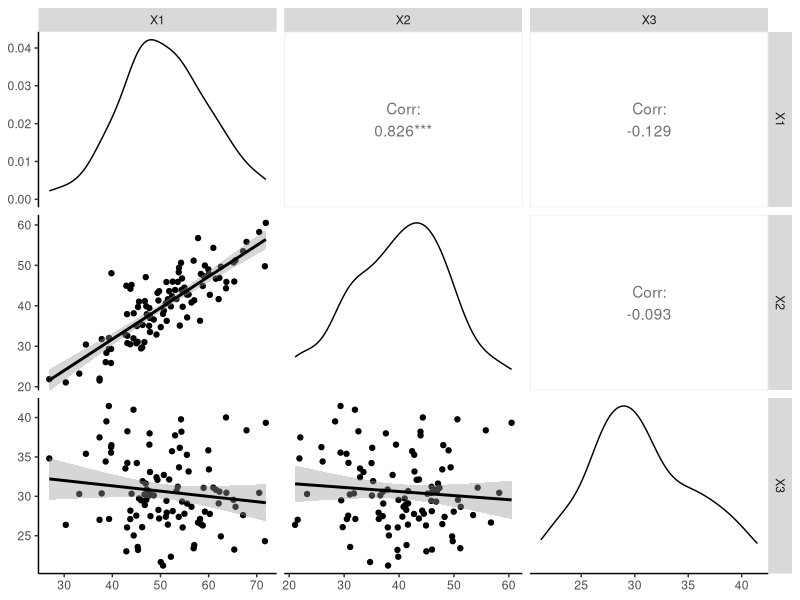
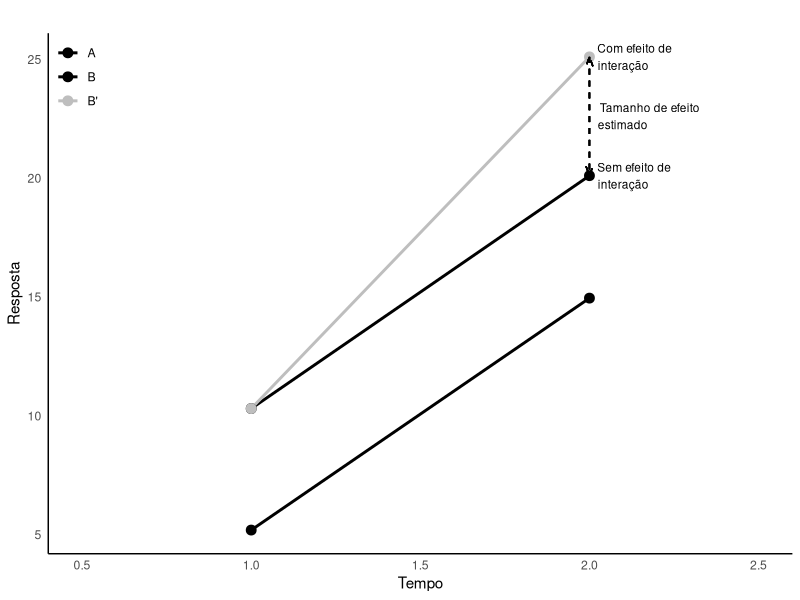

Recreate these plots in R, in order.
## ---- chunk 1
# Set the seed for reproducibility
set.seed(123)

# Generate an independent variable
X1 <- rnorm(100, mean = 50, sd = 10)

# Generate a second variable that is highly correlated with X1
X2 <- 0.8 * X1 + rnorm(100, mean = 0, sd = 5)

# Generate a third variable that is not correlated with X1 or X2
X3 <- rnorm(100, mean = 30, sd = 5)

# Combine the variables into a data frame
data <- data.frame(X1, X2, X3)

# Create the customized grid plot
GGally::ggpairs(
  data, 
  lower = list(continuous = GGally::wrap("smooth", method = "lm")),
  diag = list(continuous = "densityDiag"),
  upper = list(continuous = "cor")
) +
  ggplot2::theme(
    panel.background = ggplot2::element_blank(),
    panel.grid.major = ggplot2::element_blank(),
    panel.grid.minor = ggplot2::element_blank(),
    axis.line = ggplot2::element_line(color = "black")
  )
## ---- chunk 2

# Simulate data
set.seed(123)  # For reproducibility
n <- 5  # Number of observations

# Create a data frame with two time points and different offsets
data <- data.frame(
  group = rep(c("A", "B", "B'"), each = n*2),
  time = rep(c(1, 2), each = n),
  response = c(
    5 + rnorm(n, mean = 0, sd = 1),   # Group A at time 1
    15 + rnorm(n, mean = 0, sd = 1),  # Group A at time 2
    10 + rnorm(n, mean = 0, sd = 1),  # Group B' at time 1
    20 + rnorm(n, mean = 0, sd = 1),  # Group B' at time 2
    rnorm(n, mean = 0, sd = 1),  # Group B at time 1
    rnorm(n, mean = 0, sd = 1)   # Group B at time 2
  )
)

# add offset to group B at 2
data$response[data$group == "B'" & data$time == 1] <- data$response[data$group == "B" & data$time == 1]
data$response[data$group == "B'" & data$time == 2] <- data$response[data$group == "B" & data$time == 2] + 5

# Calculate means for plotting
means <- aggregate(response ~ group + time, data, mean)

# Create the plot
ggplot2::ggplot(means, ggplot2::aes(x = time, y = response, color = group, group = group)) +
  ggplot2::geom_line(size = 1) +               # Draw lines for means
  ggplot2::geom_point(size = 3) +              # Add points for means
  ggplot2::scale_x_continuous(breaks = c(1, 2), labels = c("Antes", "Depois")) +
  ggplot2::labs(title = "",
       x = "Tempo",
       y = "Resposta") +
  ggplot2::theme_minimal() +
  ggplot2::scale_color_manual(values = c("black", "black", "gray")) +  # Custom colors
  ggplot2::theme(legend.title = ggplot2::element_blank()) + 
  # minumum theme
  ggplot2::theme(
    panel.grid.major = ggplot2::element_blank(),
    panel.grid.minor = ggplot2::element_blank(),
    panel.background = ggplot2::element_blank(),
    axis.line = ggplot2::element_line(colour = "black")
  ) + 
  # move legent to the top left corner
  ggplot2::theme(legend.position = c(0, 1), legend.justification = c(0, 1)) +
  # annotate plot with "Efeito esperado sem interação"
  ggplot2::annotate("text", x = 2, y = mean(data$response[data$group == "B" & data$time == 2]), label = "Sem efeito de \n interação", size = 3, color = "black", hjust = -0.1, vjust = 0.5) + 
  # annotate plot with "Efeito esperado com interação"
  ggplot2::annotate("text", x = 2, y = mean(data$response[data$group == "B'" & data$time == 2]), label = "Com efeito de \n interação", size = 3, color = "black", hjust = -0.1, vjust = 0.5) + 
  # draw dashed arrow of effect from B' to B at time 2
  ggplot2::geom_segment(ggplot2::aes(x = 2, xend = 2, y = mean(data$response[data$group == "B'" & data$time == 2]), yend = mean(data$response[data$group == "B" & data$time == 2])), arrow = ggplot2::arrow(type = "open", length = ggplot2::unit(0.1, "inches"), ends = "both", angle = 20), color = "black", linetype = "dashed") + 
  # annotate plot with "Efeito de interação"
  ggplot2::annotate("text", x = 2, y = mean(data$response[data$group != "A" & data$time == 2]), label = "Tamanho de efeito \n estimado", size = 3, color = "black", hjust = -0.1, vjust = 0.5) + 
  # augment x axis margins to make room for annotations
  ggplot2::scale_x_continuous(expand = c(0.3, 0.3))
